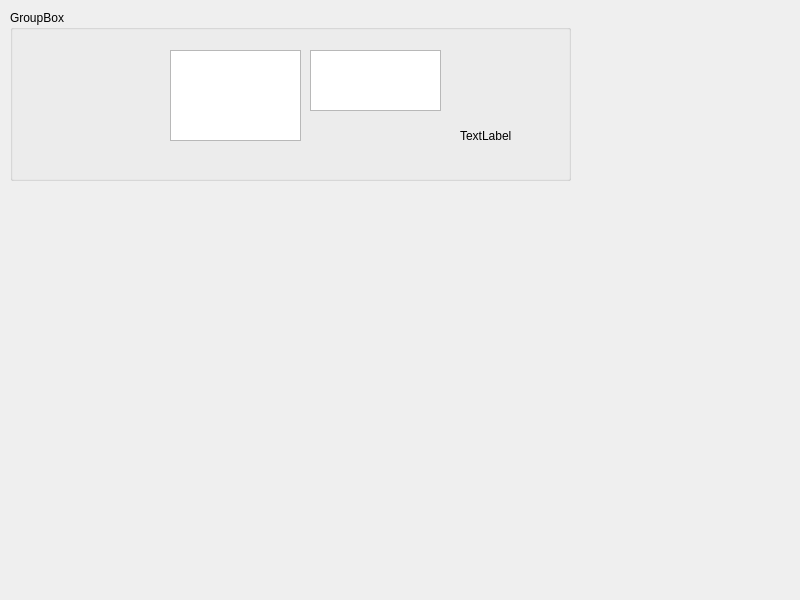
<?xml version="1.0" encoding="UTF-8"?>
<ui version="4.0">
 <class>Form</class>
 <widget class="QWidget" name="Form">
  <property name="geometry">
   <rect>
    <x>0</x>
    <y>0</y>
    <width>800</width>
    <height>600</height>
   </rect>
  </property>
  <property name="minimumSize">
   <size>
    <width>800</width>
    <height>600</height>
   </size>
  </property>
  <property name="maximumSize">
   <size>
    <width>800</width>
    <height>600</height>
   </size>
  </property>
  <property name="windowTitle">
   <string>Form</string>
  </property>
  <widget class="QWidget" name="verticalLayoutWidget">
   <property name="geometry">
    <rect>
     <x>10</x>
     <y>10</y>
     <width>561</width>
     <height>171</height>
    </rect>
   </property>
   <layout class="QVBoxLayout" name="verticalLayout">
    <item>
     <widget class="QGroupBox" name="firstBox">
      <property name="title">
       <string>GroupBox</string>
      </property>
      <widget class="QTextBrowser" name="Nowtemp">
       <property name="geometry">
        <rect>
         <x>160</x>
         <y>40</y>
         <width>131</width>
         <height>91</height>
        </rect>
       </property>
      </widget>
      <widget class="QTextBrowser" name="NowSky">
       <property name="geometry">
        <rect>
         <x>300</x>
         <y>40</y>
         <width>131</width>
         <height>61</height>
        </rect>
       </property>
      </widget>
      <widget class="QLabel" name="lbl">
       <property name="geometry">
        <rect>
         <x>450</x>
         <y>120</y>
         <width>56</width>
         <height>12</height>
        </rect>
       </property>
       <property name="text">
        <string>TextLabel</string>
       </property>
      </widget>
     </widget>
    </item>
   </layout>
  </widget>
 </widget>
 <resources/>
 <connections/>
</ui>
